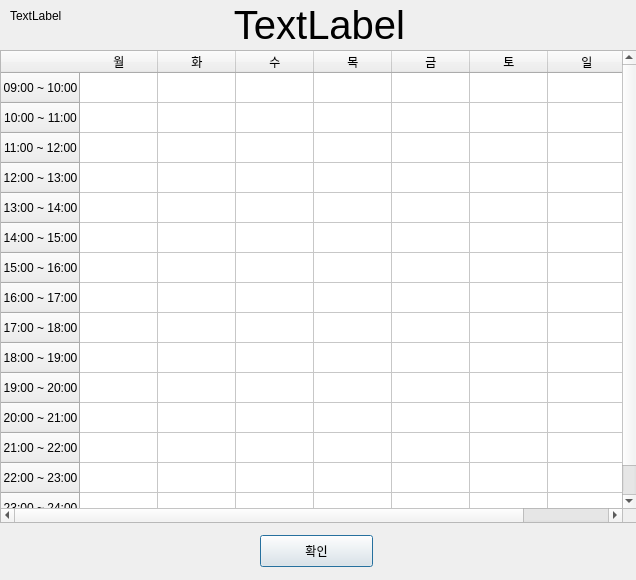
<?xml version="1.0" encoding="UTF-8"?>
<ui version="4.0">
 <class>Dialog</class>
 <widget class="QDialog" name="Dialog">
  <property name="geometry">
   <rect>
    <x>0</x>
    <y>0</y>
    <width>636</width>
    <height>580</height>
   </rect>
  </property>
  <property name="windowTitle">
   <string>시간표 조회</string>
  </property>
  <widget class="QTableWidget" name="tableWidget">
   <property name="geometry">
    <rect>
     <x>0</x>
     <y>50</y>
     <width>637</width>
     <height>473</height>
    </rect>
   </property>
   <property name="rowCount">
    <number>15</number>
   </property>
   <property name="columnCount">
    <number>7</number>
   </property>
   <attribute name="horizontalHeaderMinimumSectionSize">
    <number>21</number>
   </attribute>
   <attribute name="horizontalHeaderDefaultSectionSize">
    <number>78</number>
   </attribute>
   <attribute name="verticalHeaderDefaultSectionSize">
    <number>30</number>
   </attribute>
   <row>
    <property name="text">
     <string>09:00 ~ 10:00</string>
    </property>
    <property name="textAlignment">
     <set>AlignCenter</set>
    </property>
   </row>
   <row>
    <property name="text">
     <string>10:00 ~ 11:00</string>
    </property>
    <property name="textAlignment">
     <set>AlignCenter</set>
    </property>
   </row>
   <row>
    <property name="text">
     <string>11:00 ~ 12:00</string>
    </property>
    <property name="textAlignment">
     <set>AlignCenter</set>
    </property>
   </row>
   <row>
    <property name="text">
     <string>12:00 ~ 13:00</string>
    </property>
    <property name="textAlignment">
     <set>AlignCenter</set>
    </property>
   </row>
   <row>
    <property name="text">
     <string>13:00 ~ 14:00</string>
    </property>
    <property name="textAlignment">
     <set>AlignCenter</set>
    </property>
   </row>
   <row>
    <property name="text">
     <string>14:00 ~ 15:00</string>
    </property>
    <property name="textAlignment">
     <set>AlignCenter</set>
    </property>
   </row>
   <row>
    <property name="text">
     <string>15:00 ~ 16:00</string>
    </property>
    <property name="textAlignment">
     <set>AlignCenter</set>
    </property>
   </row>
   <row>
    <property name="text">
     <string>16:00 ~ 17:00</string>
    </property>
    <property name="textAlignment">
     <set>AlignCenter</set>
    </property>
   </row>
   <row>
    <property name="text">
     <string>17:00 ~ 18:00</string>
    </property>
    <property name="textAlignment">
     <set>AlignCenter</set>
    </property>
   </row>
   <row>
    <property name="text">
     <string>18:00 ~ 19:00</string>
    </property>
    <property name="textAlignment">
     <set>AlignCenter</set>
    </property>
   </row>
   <row>
    <property name="text">
     <string>19:00 ~ 20:00</string>
    </property>
    <property name="textAlignment">
     <set>AlignCenter</set>
    </property>
   </row>
   <row>
    <property name="text">
     <string>20:00 ~ 21:00</string>
    </property>
    <property name="textAlignment">
     <set>AlignCenter</set>
    </property>
   </row>
   <row>
    <property name="text">
     <string>21:00 ~ 22:00</string>
    </property>
    <property name="textAlignment">
     <set>AlignCenter</set>
    </property>
   </row>
   <row>
    <property name="text">
     <string>22:00 ~ 23:00</string>
    </property>
    <property name="textAlignment">
     <set>AlignCenter</set>
    </property>
   </row>
   <row>
    <property name="text">
     <string>23:00 ~ 24:00</string>
    </property>
    <property name="textAlignment">
     <set>AlignCenter</set>
    </property>
   </row>
   <column>
    <property name="text">
     <string>월</string>
    </property>
   </column>
   <column>
    <property name="text">
     <string>화</string>
    </property>
   </column>
   <column>
    <property name="text">
     <string>수</string>
    </property>
   </column>
   <column>
    <property name="text">
     <string>목</string>
    </property>
   </column>
   <column>
    <property name="text">
     <string>금</string>
    </property>
   </column>
   <column>
    <property name="text">
     <string>토</string>
    </property>
   </column>
   <column>
    <property name="text">
     <string>일</string>
    </property>
   </column>
  </widget>
  <widget class="QPushButton" name="pushButton">
   <property name="geometry">
    <rect>
     <x>260</x>
     <y>535</y>
     <width>113</width>
     <height>32</height>
    </rect>
   </property>
   <property name="text">
    <string>확인</string>
   </property>
  </widget>
  <widget class="QLabel" name="label">
   <property name="geometry">
    <rect>
     <x>9</x>
     <y>10</y>
     <width>621</width>
     <height>30</height>
    </rect>
   </property>
   <property name="font">
    <font>
     <pointsize>30</pointsize>
    </font>
   </property>
   <property name="text">
    <string>TextLabel</string>
   </property>
   <property name="alignment">
    <set>Qt::AlignCenter</set>
   </property>
  </widget>
  <widget class="QLabel" name="label_2">
   <property name="geometry">
    <rect>
     <x>10</x>
     <y>5</y>
     <width>131</width>
     <height>21</height>
    </rect>
   </property>
   <property name="text">
    <string>TextLabel</string>
   </property>
  </widget>
 </widget>
 <resources/>
 <connections>
  <connection>
   <sender>pushButton</sender>
   <signal>clicked()</signal>
   <receiver>Dialog</receiver>
   <slot>close()</slot>
   <hints>
    <hint type="sourcelabel">
     <x>316</x>
     <y>495</y>
    </hint>
    <hint type="destinationlabel">
     <x>319</x>
     <y>261</y>
    </hint>
   </hints>
  </connection>
 </connections>
</ui>
